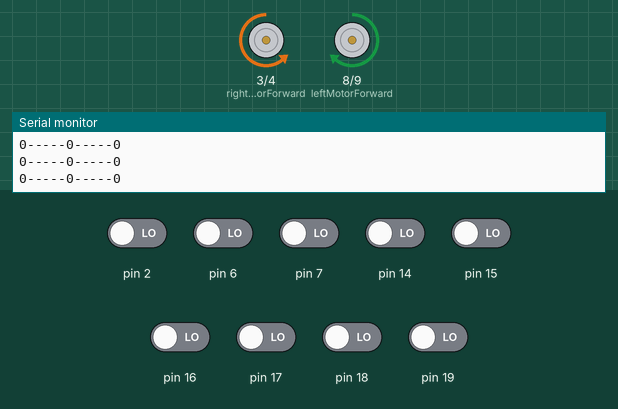
Recording of a sketch running on a simulated Arduino Uno, built with avr-gcc and run on an emulated ATmega328P. Parts: motor-driver pin pairs drawn as motors (green arrow = first pin HIGH = forward, orange = second pin HIGH = backward, longer = more drive, scaled by the enable pin), the last lines printed to the serial monitor. The test bench sets the inputs (shaded band); at power-on: pin 2, pin 6, pin 7, pin 14–19 LOW.

Above: at 2.7 s.
2.8 s: pin 2 driven HIGH
At 3.6 s:
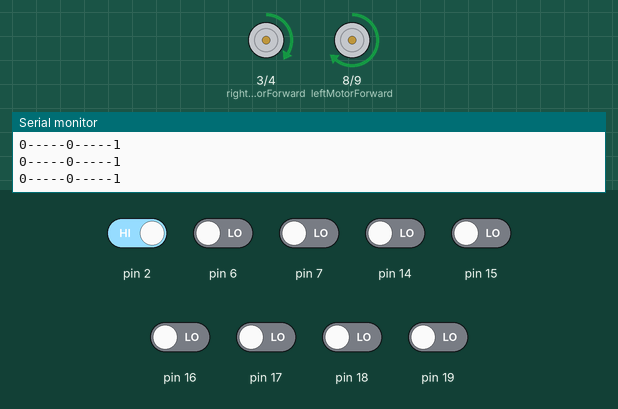
4.3 s: pin 6 driven HIGH
At 4.6 s:
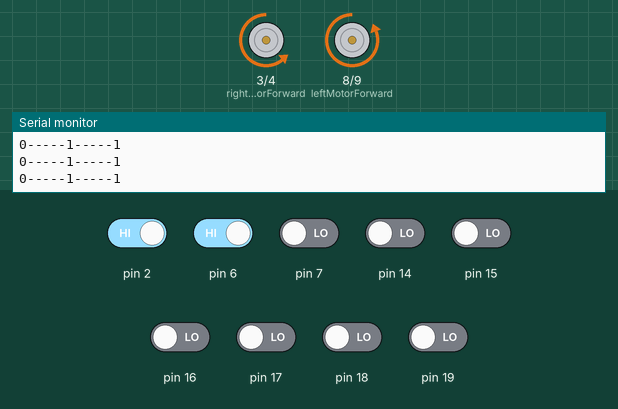
5.8 s: pin 6 driven LOW
At 6.8 s:
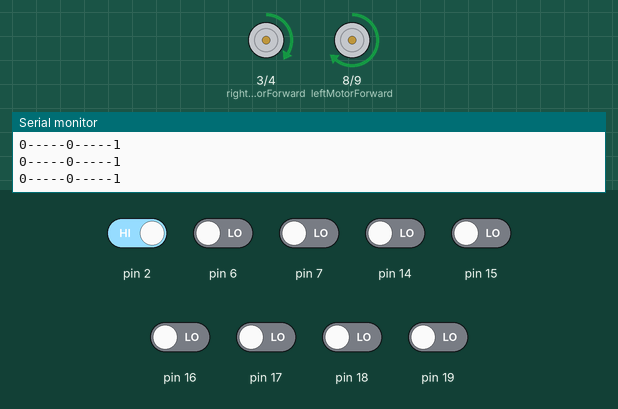
7.3 s: pin 2 driven LOW
At 8.5 s:
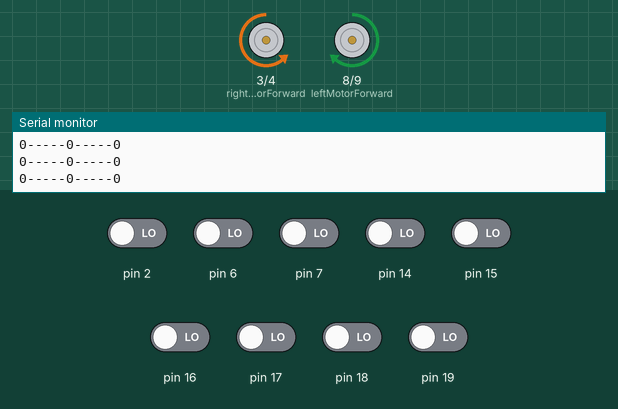
Timing chart, 0 to 9.8 s (numbered marks = the images above; inputs shaded):
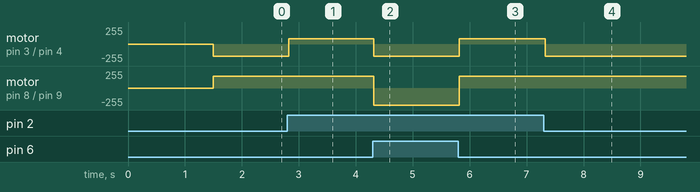

The sketch:

Line_Follower_Without_PID.ino
```cpp
    #define rightMotorForward 3
    #define rightMotorBack 4
    #define PWM_RIGHT 5
    #define leftMotorForward 8
    #define leftMotorBack 9
    #define PWM_LEFT 10


    int sesor[6]={0};
    int max = 180 ;

    void go(int,int);
   void setup()
   {
                  Serial.begin(9600);
                  pinMode(rightMotorForward, OUTPUT);
                  pinMode(rightMotorBack, OUTPUT);
                  pinMode(PWM_RIGHT, OUTPUT);
                  pinMode(leftMotorForward, OUTPUT);
                  pinMode(leftMotorBack, OUTPUT);
                  pinMode(PWM_LEFT, OUTPUT);
                  delay(1500);
                   Serial.begin(9600);
   }
   void loop()
   {
           for(int i=0; i<6; i++)
          {
              sesor[i]=digitalRead(14+i);
              //Serial.print(sesor[i]);Serial.print("___");
          }


           int frontsensor = digitalRead(7);
          int leftsensor = digitalRead(6);
          int rightsensor = digitalRead(2);
           Serial.print(frontsensor);
            Serial.print("-----");
          Serial.print(leftsensor);
          Serial.print("-----");
          Serial.print(rightsensor);
          Serial.println("");

          if( frontsensor==1)
          {
            go(-(max),max);
             delay(100);
          }
          else if( leftsensor == 1)
          {
               go(-(max+20),max);
          }
          else if( rightsensor == 1)
          {
               go(max,-max);
          }

         /* else if((sesor[2]==1)&&(sesor[3]==1))
          {
             go(-(max),max);
             delay(450);
          }
         /* else if(sesor[0]==1)
          {
             go(max,-max);
          }
           else if(sesor[5]==1)
          {
             go(-max,max);
          }
          else if((sesor[0]==1)&&(sesor[1]==1)&&(sesor[2]==1)&&(sesor[3]==1)&&((sesor[4]==0)||(sesor[5]==0)))
          {
             go(-max,max);
             delay(50);
          }
          else if(((sesor[1]==0)&&(sesor[3]==0))||((sesor[2]==0)&&(sesor[4]==0)))
          {
             go(max,-max);
             delay(250);
             max=150;
          }*/
          else
          {
            go(max,max);
          }
   }
void go(int speedLeft, int speedRight)
{
      if (speedLeft > 0)
      {
                  digitalWrite(leftMotorForward, HIGH);
                  digitalWrite(leftMotorBack, LOW);
                  analogWrite(PWM_LEFT, speedLeft);
      }
      else
      {
                  digitalWrite(leftMotorForward, LOW);
                  digitalWrite(leftMotorBack, HIGH);
                  analogWrite(PWM_LEFT, speedLeft);
      }
      if (speedRight > 0)
      {
                  digitalWrite(rightMotorForward, LOW);
                  digitalWrite(rightMotorBack, HIGH);
                  analogWrite(PWM_RIGHT,( speedRight));
      }
      else
      {
                  digitalWrite(rightMotorForward, HIGH);
                  digitalWrite(rightMotorBack, LOW);
                  analogWrite(PWM_RIGHT, (speedRight));
      }
 }
```

Measured:
- after the input at 2.8 s, motor on pin 3 (rightMotorForward) / pin 4 (rightMotorBack): backward 180/255 → forward 76/255 at once
- after the input at 4.3 s, motor on pin 3 (rightMotorForward) / pin 4 (rightMotorBack): forward 76/255 → backward 180/255 at once; motor on pin 8 (leftMotorForward) / pin 9 (leftMotorBack): forward 180/255 → backward 255/255 at once
- after the input at 5.8 s, motor on pin 3 (rightMotorForward) / pin 4 (rightMotorBack): backward 180/255 → forward 76/255 at once; motor on pin 8 (leftMotorForward) / pin 9 (leftMotorBack): backward 255/255 → forward 180/255 at once
- after the input at 7.3 s, motor on pin 3 (rightMotorForward) / pin 4 (rightMotorBack): forward 76/255 → backward 180/255 at once
